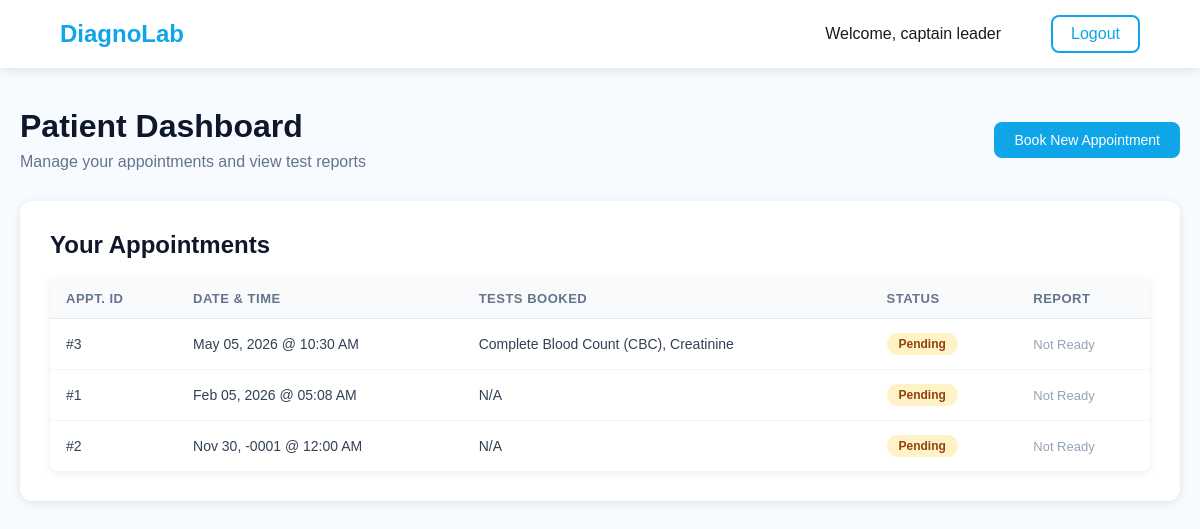
The app's page /dashboard.php (signed in) with its own data.
### tables this page shows
CREATE TABLE `appointments` (
  `appointment_id` int(11) NOT NULL,
  `user_id` int(11) NOT NULL,
  `appointment_date` datetime NOT NULL,
  `status` enum('Pending','Confirmed','Completed','Cancelled') DEFAULT 'Pending',
  `cancellation_reason` text DEFAULT NULL,
  `sample_status` enum('Pending','Collected','Processing','Report Ready','Completed') DEFAULT 'Pending',
  `assigned_technician_id` int(11) DEFAULT NULL,
  `is_home_collection` tinyint(1) DEFAULT 0,
  `collection_address` text DEFAULT NULL,
  `collection_time` datetime DEFAULT NULL,
  `collection_charge` decimal(10,2) DEFAULT 0.00,
  `coupon_code` varchar(20) DEFAULT NULL,
  `discount_amount` decimal(10,2) DEFAULT 0.00,
  `total_amount` decimal(10,2) DEFAULT 0.00,
  `created_at` timestamp NOT NULL DEFAULT current_timestamp()
);

### dashboard.php (the view, shortened to what this page needs)
<?php
require_once 'config/init.php';
$user_id = $_SESSION['user_id'];
$user_name = $_SESSION['user_name'];
$sql = "SELECT
            a.appointment_id, a.appointment_date, a.status,
            GROUP_CONCAT(t.test_name SEPARATOR ', ') AS test_names,
            tr.file_path
        FROM appointments a
        LEFT JOIN appointment_tests apt ON a.appointment_id = apt.appointment_id
        LEFT JOIN tests t ON apt.test_id = t.test_id
        LEFT JOIN test_results tr ON a.appointment_id = tr.appointment_id
        WHERE a.user_id = ?
        GROUP BY a.appointment_id
        ORDER BY a.appointment_date DESC";
$stmt = $conn->prepare($sql);
$stmt->bind_param("i", $user_id);
$stmt->execute();
$appointments = $stmt->get_result();
?>
<!DOCTYPE html>
<html lang="en">
<head>
    <link rel="stylesheet" href="/DiagnoSys/assets/css/style.css">
</head>
<body>
    <div class="navbar">
        <div class="logo">DiagnoLab</div>
        <div class="nav-buttons">
            <span style="margin-right: 20px;">
                Welcome, <?php echo htmlspecialchars($user_name); ?>
            </span>
            <a href="logout.php" class="btn-outline">Logout</a>
        </div>
    </div>
    <div class="dashboard-container">
        <div class="dashboard-header">
            <div>
                <h1>Patient Dashboard</h1>
                <p>Manage your appointments and view test reports</p>
            </div>
            <a href="book-appointment.php" class="btn-primary">
                Book New Appointment
            </a>
        </div>
        <div class="appointments-section">
            <h2>Your Appointments</h2>
            <?php if ($appointments->num_rows > 0): ?>
                <table class="appointments-table">
                    <thead>
                        <tr>
                            <th>Appt. ID</th>
                            <th>Date & Time</th>
                            <th>Tests Booked</th>
                            <th>Status</th>
                            <th>Report</th>
                        </tr>
                    </thead>
                    <tbody>
                        <?php while ($row = $appointments->fetch_assoc()): ?>
                            <tr>
                                <td>#<?php echo $row['appointment_id']; ?></td>
                                <td>
                                    <?php
                                    echo date(
                                        'M d, Y @ h:i A',
                                        strtotime($row['appointment_date'])
                                    );
                                    ?>
                                </td>
                                <td><?php echo htmlspecialchars($row['test_names'] ?? 'N/A'); ?></td>
                                <td>
                                    <span class="status-badge status-<?php echo strtolower($row['status']); ?>">
                                        <?php echo htmlspecialchars($row['status']); ?>
                                    </span>
                                </td>
                                <td>
                                    <?php if (!empty($row['file_path'])): ?>
                                        <a href="<?php echo htmlspecialchars($row['file_path']); ?>" class="btn-primary" style="padding: 6px 14px; font-size: 13px;" download>Download</a>
                                    <?php else: ?>
                                        <span style="color: #94a3b8; font-size: 13px;">Not Ready</span>
                                    <?php endif; ?>
                                </td>
                            </tr>
                        <?php endwhile; ?>
                    </tbody>
                </table>
            <?php endif; ?>
        </div>
    </div>
</body>
</html>

### assets/css/style.css (style rules this page uses)
* { margin: 0; padding: 0; box-sizing: border-box; font-family: Arial, sans-serif; }
body { background: #f7fbff; color: #1a1a1a; }
.navbar { background: #fff; padding: 15px 60px; display: flex; justify-content: space-between; align-items: center; box-shadow: 0 2px 10px rgba(0,0,0,0.1); }
.logo { font-size: 24px; font-weight: bold; color: #0ea5e9; text-decoration: none; cursor: default; }
.nav-buttons a { margin-left: 15px; text-decoration: none; }
.nav-buttons { display: flex; align-items: center; gap: 15px; }
.btn-primary { background: #0ea5e9; color: #fff; padding: 10px 20px; border-radius: 8px; border: none; cursor: pointer; font-size: 14px; text-decoration: none; }
.btn-outline { border: 2px solid #0ea5e9; color: #0ea5e9; padding: 8px 18px; border-radius: 8px; background: transparent; }
.dashboard-container { max-width: 1200px; margin: 40px auto; padding: 0 20px; }
.dashboard-header { margin-bottom: 30px; display: flex; justify-content: space-between; align-items: center; gap: 20px; }
.dashboard-header > div { flex: 1; }
.dashboard-header h1 { font-size: 32px; color: #0f172a; margin-bottom: 8px; }
.dashboard-header p { color: #64748b; font-size: 16px; }
.dashboard-header .btn-primary { flex-shrink: 0; }
.appointments-section { background: #fff; padding: 30px; border-radius: 12px; box-shadow: 0 2px 8px rgba(0,0,0,0.1); width: 100%; }
.appointments-section h2 { font-size: 24px; color: #0f172a; margin-bottom: 20px; font-weight: 600; }
.appointments-table { width: 100%; border-collapse: collapse; background: white; border-radius: 8px; overflow: hidden; box-shadow: 0 2px 8px rgba(0,0,0,0.08); }
.appointments-table thead { background: #f8fafc; }
.appointments-table th { padding: 12px 16px; text-align: left; font-size: 13px; color: #64748b; font-weight: 600; text-transform: uppercase; letter-spacing: 0.5px; border-bottom: 1px solid #e2e8f0; }
.appointments-table td { padding: 14px 16px; font-size: 14px; color: #334155; border-bottom: 1px solid #f1f5f9; }
.appointments-table tr:last-child td { border-bottom: none; }
.status-badge { display: inline-block; padding: 4px 12px; border-radius: 12px; font-size: 12px; font-weight: 600; }
.status-pending { background: #fef3c7; color: #92400e; }

### records on screen
appointments: appointment_id "3", appointment_date "May 05, 2026 @ 10:30 AM", test_names "Complete Blood Count (CBC), Creatinine", status "Pending"
appointments: appointment_id "1", appointment_date "Feb 05, 2026 @ 05:08 AM", test_names "N/A", status "Pending"
appointments: appointment_id "2", appointment_date "Nov 30, -0001 @ 12:00 AM", test_names "N/A", status "Pending"

### other values on screen
$user_name "captain leader"
